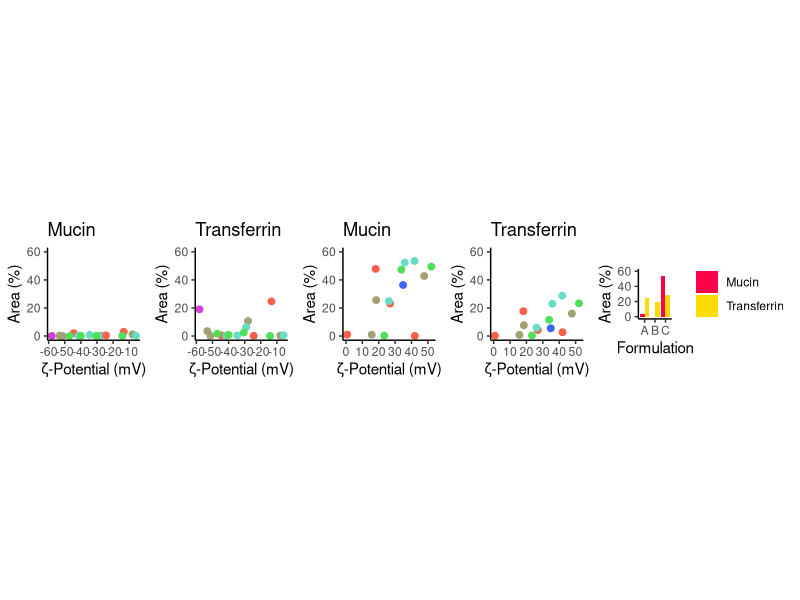
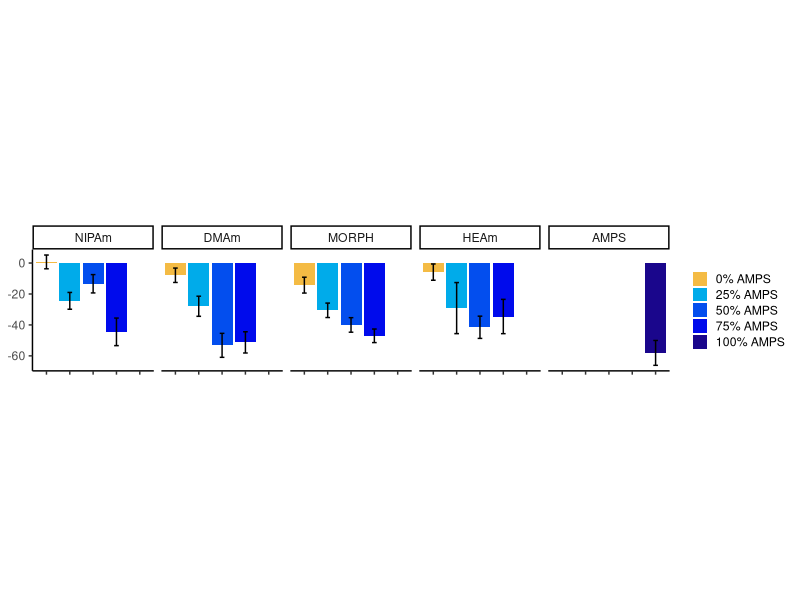
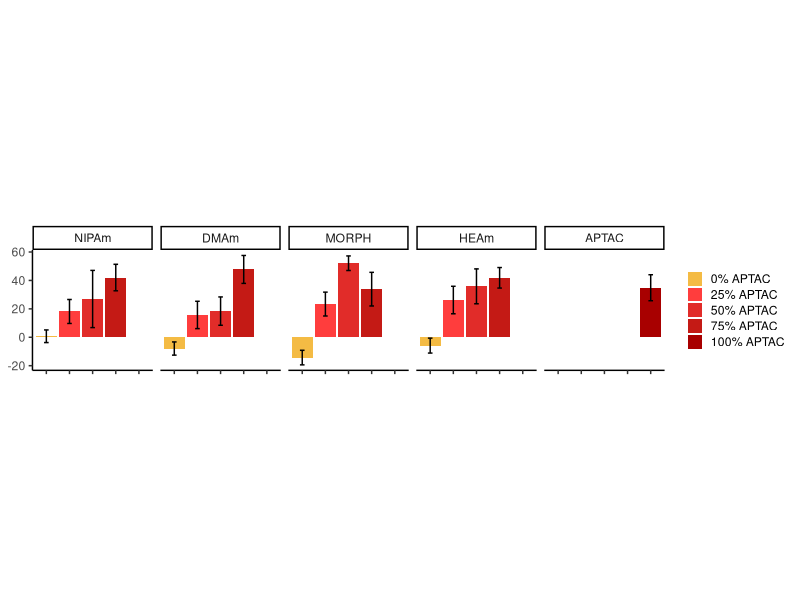
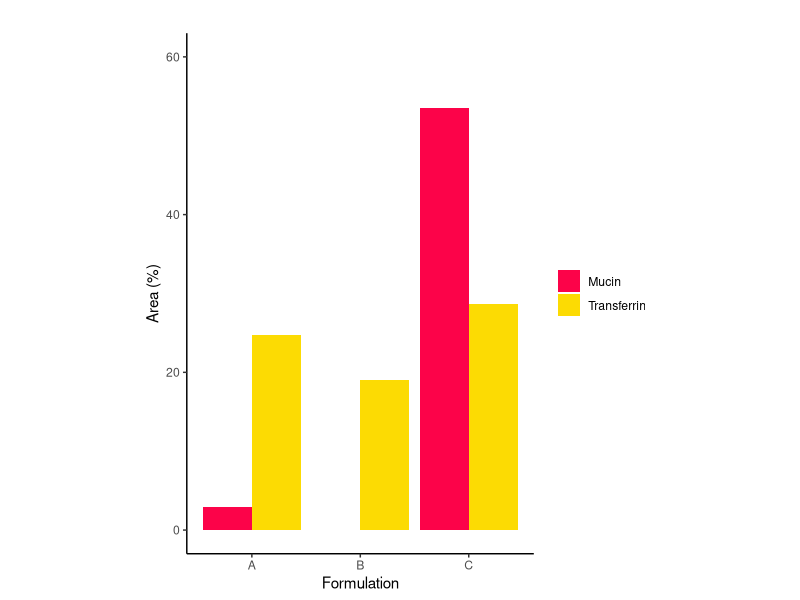
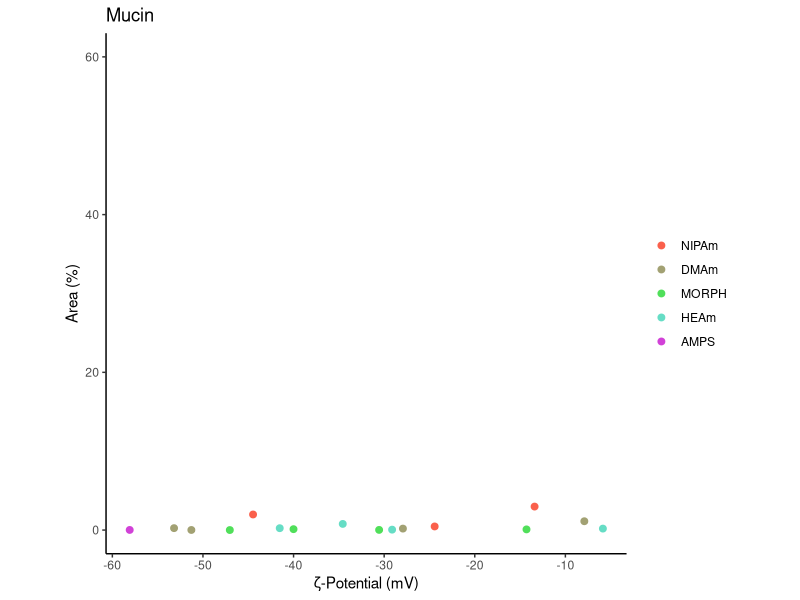
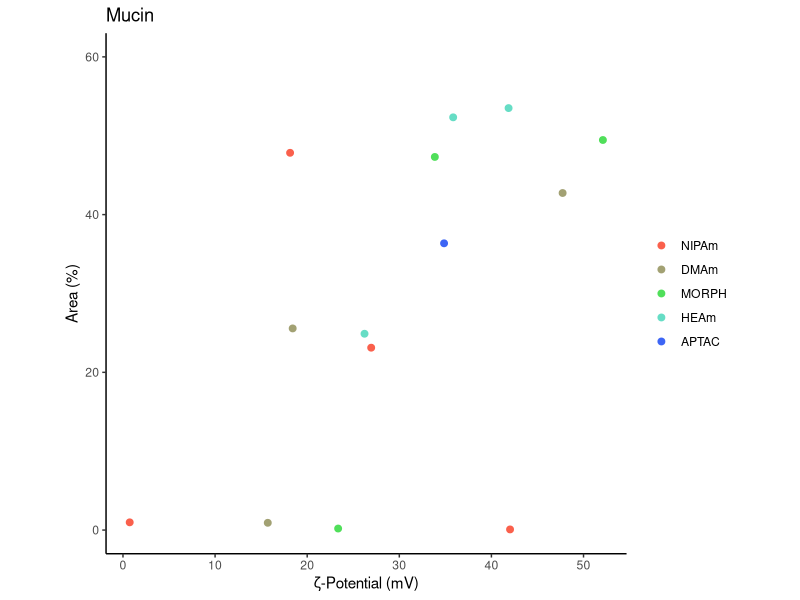
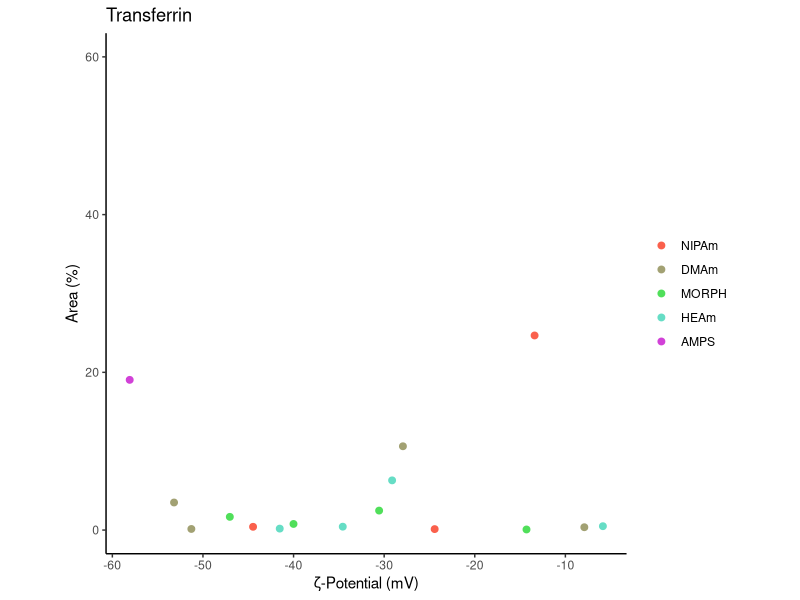
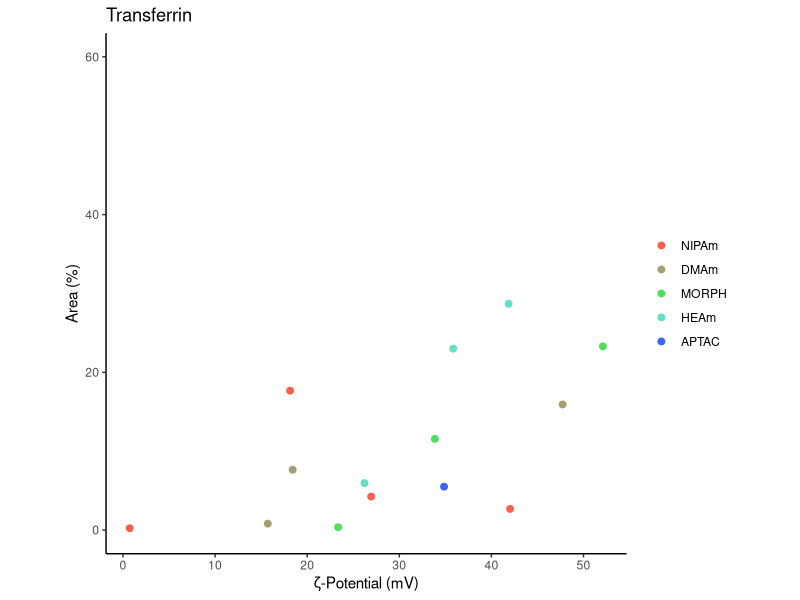

Here is the R script that generated these plots, in order: (Note: this script raises an error after producing the figures.)
## ---- chunk 1
library("ggplot2")
library("ggpubr")
library("here")
library("tidyverse")
## ---- chunk 2
zeta <- read.csv(here("Input","Quals","Zetas.csv"), header = T)
muc <- read.csv(here("Input","Quals","Muc.csv"), header = T)
trf <- read.csv(here("Input","Quals","Trf.csv"), header = T)
## ---- chunk 3
zeta$BaseMonomer <- factor(zeta$BaseMonomer, 
                           levels = c("NIPAm",
                                      "DMAm",
                                      "MORPH",
                                      "HEAm",
                                      "AMPS",
                                      "APTAC"))
zeta$CoMonomer <- factor(zeta$CoMonomer, 
                         levels = c("Homopolymer",
                                    "25% AMPS",
                                    "50% AMPS",
                                    "75% AMPS",
                                    "100% AMPS",
                                    "25% APTAC",
                                    "50% APTAC",
                                    "75% APTAC",
                                    "100% APTAC"))

#split into 2 data frames
amps <- zeta[which(zeta$CoMonomer == "Homopolymer"|
                     zeta$CoMonomer == "100% AMPS"|
                     zeta$CoMonomer == "75% AMPS"|
                     zeta$CoMonomer == "50% AMPS"|
                     zeta$CoMonomer == "25% AMPS")
             ,]

aptac <- zeta[which(zeta$CoMonomer == "Homopolymer"|
                      zeta$CoMonomer == "100% APTAC"|
                      zeta$CoMonomer == "75% APTAC"|
                      zeta$CoMonomer == "50% APTAC"|
                      zeta$CoMonomer == "25% APTAC")
              ,]

#set 100% base monomer as 0% charged monomer
amps$CoMonomer <- sub("Homopolymer", "0% AMPS", amps$CoMonomer)
aptac$CoMonomer <- sub("Homopolymer", "0% APTAC", aptac$CoMonomer)

#fix factor levels for charged monomer content
amps$CoMonomer <- factor(amps$CoMonomer, 
                         levels = c("0% AMPS",
                                    "25% AMPS",
                                    "50% AMPS",
                                    "75% AMPS",
                                    "100% AMPS"))
aptac$CoMonomer <- factor(aptac$CoMonomer, 
                         levels = c("0% APTAC",
                                    "25% APTAC",
                                    "50% APTAC",
                                    "75% APTAC",
                                    "100% APTAC"))

#amps graph
amps.bar <- ggplot(amps, aes(x=CoMonomer,
                             y=Zeta,
                            group=CoMonomer,
                            fill=CoMonomer))+
  geom_col(position ="dodge")+
  facet_wrap(vars(BaseMonomer), nrow=1)+
  geom_errorbar(aes(ymin=Zeta-SE, 
                    ymax=Zeta+SE),
                width=0.2,
                position=position_dodge(1))+
  theme_classic()+
  scale_fill_manual(values=c("#f4bb44",
                             "#00abea",
                             "#034eee",
                             "#000bec",
                             "#1a068c"))+
  ylab("\u03b6-Potential (mV)")+
  theme(axis.text.x = element_blank(),
        axis.title.x = element_blank(),
        axis.title.y = element_blank(),
        legend.title = element_blank(),
        legend.key.size = unit(4, "mm"),
        panel.grid = element_blank(),
        aspect.ratio = 1)

#aptac graph
aptac.bar <- ggplot(aptac, aes(x=CoMonomer,
                               y=Zeta,
                         group=CoMonomer,
                         fill=CoMonomer))+
  geom_col(position ="dodge")+
  facet_wrap(vars(BaseMonomer), nrow=1)+
  geom_errorbar(aes(ymin=Zeta-SE, 
                    ymax=Zeta+SE),
                width=0.2,
                position=position_dodge(1))+
  theme_classic()+
  scale_fill_manual(values=c("#f4bb44",
                             "#ff3d3d",
                             "#e12c29",
                             "#c41a15",
                             "#a80000"))+
  ylab("\u03b6-Potential (mV)")+
  theme(axis.text.x = element_blank(),
        axis.title.x = element_blank(),
        axis.title.y = element_blank(),
        legend.title = element_blank(),
        legend.key.size = unit(4, "mm"),
        panel.grid = element_blank(),
        aspect.ratio = 1)

#add points for the bar graphs

## combine plots
zetas <- ggarrange(amps.bar,aptac.bar, nrow = 2)
zetas <- annotate_figure(zetas, left = "\u03b6-Potential (mV)")

## ---- chunk 4
#Mucin plots
muc$Group <- factor(substr(muc$Formulation, 1, 1), 
                    levels = c("B", "A", 
                               "D", "C", 
                               "E", "F"), 
                    labels = c("NIPAm", "DMAm",
                               "MORPH","HEAm",
                               "AMPS","APTAC"))
muc.pos <- muc[which(muc$Zeta > 0),]
muc.pos.plot <- ggplot(muc.pos, 
                       aes(x=Zeta,
                           y=Area_.))+
  geom_point(aes(colour=Group),
             size=2)+
  theme_classic()+
  labs(title = "Mucin",
       x = "\u03b6-Potential (mV)", 
       y = "Area (%)")+
  theme(legend.title = element_blank(),
        panel.grid = element_blank(),
        aspect.ratio = 1)+
  ylim(0,60)+
  scale_color_manual(values = c("#fa604c",
                                "#a2a173",
                                "#50df5a",
                                "#66ddc5",
                                "#3d65f5",
                                "#d141d7")|>
                       `names<-`(c("NIPAm",
                                   "DMAm",
                                   "MORPH",
                                   "HEAm",
                                   "APTAC",
                                   "AMPS"))) 

muc.neg <- muc[which(muc$Zeta < 0),]
muc.neg.plot <- ggplot(muc.neg, 
                       aes(x=Zeta,
                           y=Area_.))+
  geom_point(aes(colour=Group),
             size=2)+
  theme_classic()+
  labs(title = "Mucin",
       x = "\u03b6-Potential (mV)", 
       y = "Area (%)")+
  theme(legend.title = element_blank(),
        panel.grid = element_blank(),
        aspect.ratio = 1)+
  ylim(0,60)+
  scale_color_manual(values = c("#fa604c",
                                "#a2a173",
                                "#50df5a",
                                "#66ddc5",
                                "#3d65f5",
                                "#d141d7")|>
                       `names<-`(c("NIPAm",
                                   "DMAm",
                                   "MORPH",
                                   "HEAm",
                                   "APTAC",
                                   "AMPS")))
#transferrin plots
trf$Group <- factor(substr(trf$Formulation, 1, 1), 
                    levels = c("B", "A", 
                               "D", "C", 
                               "E", "F"), 
                    labels = c("NIPAm", "DMAm",
                               "MORPH","HEAm",
                               "AMPS","APTAC"))

trf.pos <- trf[which(trf$Zeta > 0),]
trf.pos.plot <- ggplot(trf.pos, 
                       aes(x=Zeta,
                           y=Area_.))+
  geom_point(aes(colour=Group),
             size=2)+
  theme_classic()+
  labs(title = "Transferrin",
       x = "\u03b6-Potential (mV)", 
       y = "Area (%)")+
  theme(legend.title = element_blank(),
        panel.grid = element_blank(),
        aspect.ratio = 1)+
  ylim(0,60)+
  scale_color_manual(values = c("#fa604c",
                                "#a2a173",
                                "#50df5a",
                                "#66ddc5",
                                "#3d65f5",
                                "#d141d7")|>
                       `names<-`(c("NIPAm",
                                   "DMAm",
                                   "MORPH",
                                   "HEAm",
                                   "APTAC",
                                   "AMPS")))

trf.neg <- trf[which(trf$Zeta < 0),]
trf.neg.plot <- ggplot(trf.neg, 
                       aes(x=Zeta,
                           y=Area_.))+
  geom_point(aes(colour=Group),
             size=2)+
  theme_classic()+
  labs(title = "Transferrin",
       x = "\u03b6-Potential (mV)", 
       y = "Area (%)")+
  theme(legend.title = element_blank(),
        panel.grid = element_blank(),
        aspect.ratio = 1)+
  ylim(0,60)+
  scale_color_manual(values = c("#fa604c",
                                "#a2a173",
                                "#50df5a",
                                "#66ddc5",
                                "#3d65f5",
                                "#d141d7")|>
                       `names<-`(c("NIPAm",
                                   "DMAm",
                                   "MORPH",
                                   "HEAm",
                                   "APTAC",
                                   "AMPS")))


##Snapshot of Formulations of interest
dat <- rbind(trf[c(10,30,21),c(1,3)],
             muc[c(10,30,21),c(1,3)])
dat$Group <- rep(c("Transferrin","Mucin"), 
                 each=3)
dat$Formulation <- factor(dat$Formulation, 
                          levels = c("B50-E50",
                                     "E100",
                                     "C25-F75"))
dat.bar <- ggplot(dat, aes(x=Formulation,
                           y=Area_.,
                           group=Group,
                           fill=Group))+
  geom_col(position ="dodge")+
  theme_classic()+
  scale_fill_manual(values=c("#fc0349","#fcdb03"))+
  theme(legend.title = element_blank(),
        panel.grid = element_blank(),
        aspect.ratio = 1.5)+
  ylab("Area (%)")+
  ylim(0,60)+
  scale_x_discrete(labels = c("A","B","C"))+
  labs(title = " ")

## combine plots
adhesion <- ggarrange(ggarrange(muc.neg.plot,
                                trf.neg.plot,
                                muc.pos.plot, 
                                trf.pos.plot,
                                nrow = 1,
                                common.legend = T,
                                legend = "none"),
                      dat.bar, 
                      legend = "right",
                      widths = c(1,0.354))
## ---- chunk 5
#load data
tmln <- read.csv(here("Timeline_Gantt-Chart.csv"), header = T)

#format data
tmln$Objective <- factor(tmln$Objective, levels = tmln$Objective)
tmln$Start_Date <- as.Date(tmln$Start_Date)
tmln$End_Date <- as.Date(tmln$End_Date)
tmln$group <- as.factor(c("Objective 1", "Thesis",
                          "Objective 1", "Objective 2",
                          "Paper", "Objective 3",
                          "Objective 3", "Paper",
                          "Objective 4","Paper",
                          "Thesis"))

#make figure
gantt <- ggplot(tmln)+
  geom_linerange(aes(y = Objective,
                     xmin = Start_index,
                     xmax = End_index,
                     colour = group),
                 linewidth = I(5))+
  theme_classic()+
  labs(x = "Year",
       y = "")+
  scale_y_discrete(limits=rev)+
  theme(legend.title = element_blank(),
        legend.position = "top")+ 
  guides(colour = guide_legend(nrow = 1))
## ---- chunk 6
#load data
fa <- read.csv(here("Fluorescent_monomer.csv"), header = T)
#lap <- read.csv(here("Fluorescent_monomer.csv"), header = T)

#fix data
fa$quant <- c(0,0,0.1,0.5,0.5,1,1,1,5,5,5,5,5,5)
fa.clean <- fa[c(1,3,4,6,14),]

fa.plot<- ggplot(fa.clean, aes(x=quant,
                         y=Zeta.Potential..mV.))+
  geom_col()

## ---- chunk 7
ggsave(here("Output", "Quals", "zeta_bar1.jpeg"), zetas, height = 2, width = 5, units = "in")

ggsave(here("Output", "Quals", "mucoadhesion_figs.jpeg"), adhesion, height = 3, width = 10, units = "in")

ggsave(here("Output", "Quals", "timeline_chart.jpeg"), gantt, height = 3, width = 9, units = "in")
